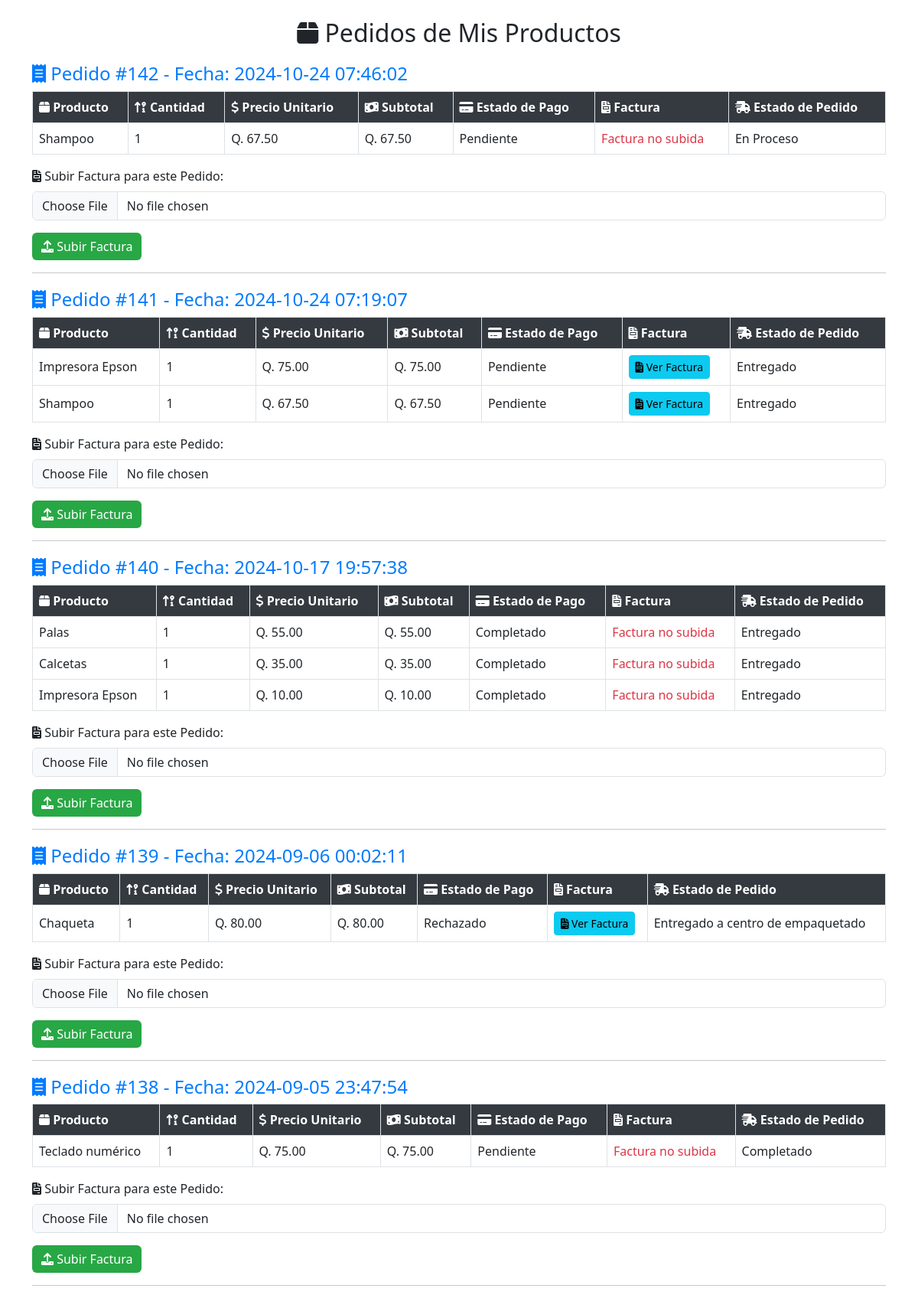
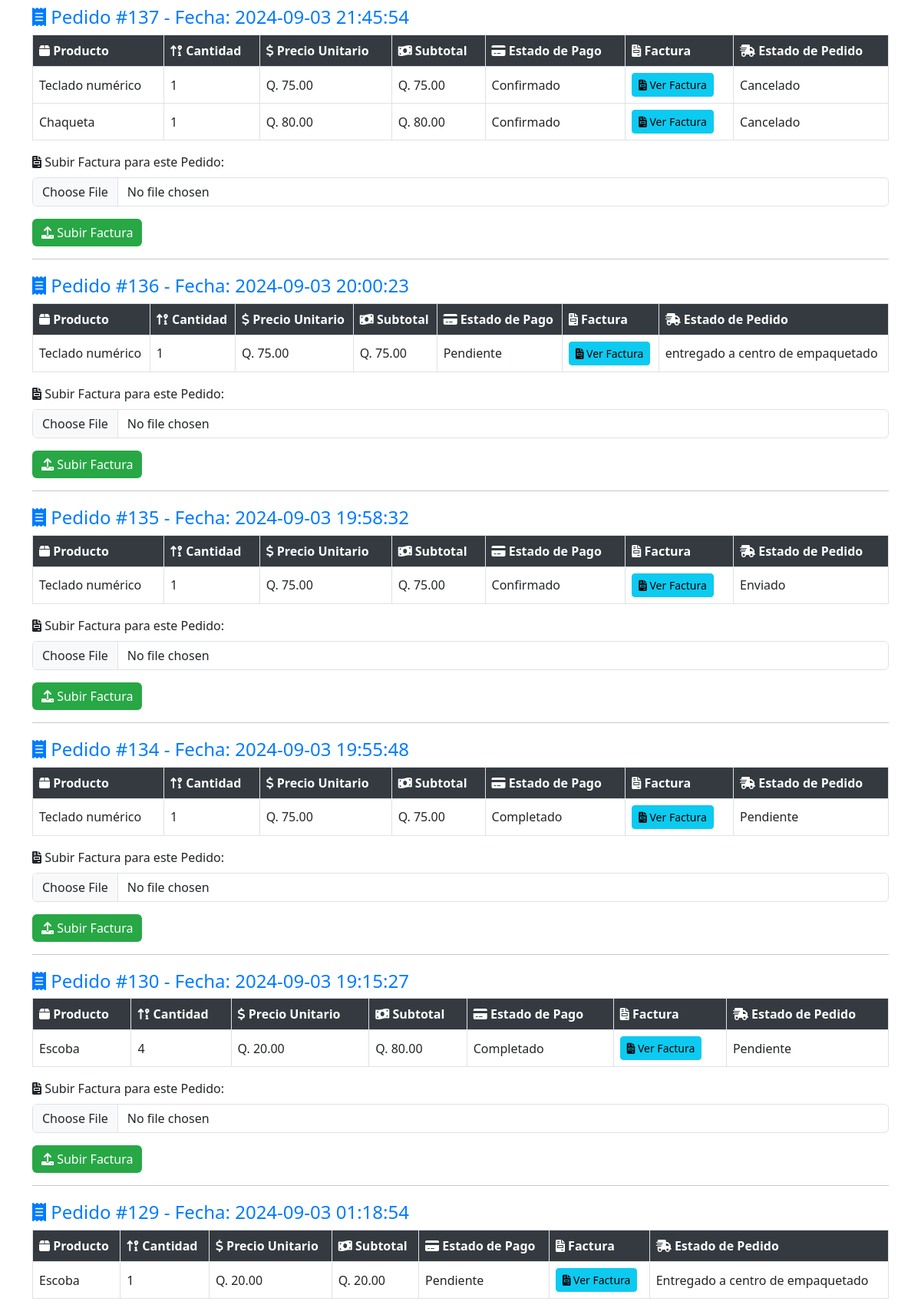
The page /public/emprendedor/ver_pedidos.php (signed in, upper part) on the database its author committed (2 pictures, top to bottom).
### tables this page shows
CREATE TABLE `detalle_pedido` (
  `id_detalle_pedido` int(11) NOT NULL AUTO_INCREMENT,
  `id_pedido` int(11) NOT NULL,
  `id_producto` int(11) NOT NULL,
  `id_emprendedor` int(11) NOT NULL,
  `cantidad` int(11) NOT NULL,
  `precio_unitario` decimal(10,2) NOT NULL,
  `subtotal` decimal(10,2) NOT NULL,
  `nombre_producto` varchar(255) DEFAULT NULL,
  `factura_emprendedor` varchar(255) DEFAULT NULL,
  `descuento_aplicado` decimal(5,2) DEFAULT 0.00,
  PRIMARY KEY (`id_detalle_pedido`)
);

CREATE TABLE `pedido` (
  `id_pedido` int(11) NOT NULL AUTO_INCREMENT,
  `id_cliente` int(11) NOT NULL,
  `id_vendedor` int(11) DEFAULT NULL,
  `fecha_pedido` datetime NOT NULL,
  `fecha_limite` datetime DEFAULT NULL,
  `estado_pedido` varchar(50) NOT NULL,
  `direccion_envio` text DEFAULT NULL,
  `telefono_contacto` varchar(20) DEFAULT NULL,
  PRIMARY KEY (`id_pedido`)
);

CREATE TABLE `pago` (
  `id_pago` int(11) NOT NULL AUTO_INCREMENT,
  `id_pedido` int(11) DEFAULT NULL,
  `metodo_pago` varchar(255) DEFAULT NULL,
  `monto` decimal(10,2) NOT NULL,
  `fecha_pago` timestamp NOT NULL DEFAULT current_timestamp(),
  `estado_pago` varchar(50) DEFAULT NULL,
  `imagen_comprobante` varchar(255) DEFAULT NULL,
  `id_factura` int(11) DEFAULT NULL,
  PRIMARY KEY (`id_pago`),
  KEY `fk_pago_pedido` (`id_pedido`),
  KEY `fk_pago_factura` (`id_factura`),
  CONSTRAINT `fk_pago_factura` FOREIGN KEY (`id_factura`) REFERENCES `factura` (`id_factura`) ON DELETE SET NULL,
  CONSTRAINT `fk_pago_pedido` FOREIGN KEY (`id_pedido`) REFERENCES `pedido` (`id_pedido`) ON DELETE CASCADE
);

### public/emprendedor/ver_pedidos.php (the view, shortened to what this page needs)
<?php
$database = new Database();
$db = $database->getConnection();
$id_emprendedor = $_SESSION['id_emprendedor'];
$query = "
    SELECT
        p.id_pedido,
        p.fecha_pedido,
        dp.id_producto,
        dp.nombre_producto,
        dp.cantidad,
        dp.precio_unitario,
        dp.subtotal,
        pa.estado_pago,
        p.estado_pedido,
        dp.factura_emprendedor
    FROM
        detalle_pedido dp
    JOIN
        pedido p ON dp.id_pedido = p.id_pedido
    JOIN
        pago pa ON p.id_pedido = pa.id_pedido
    WHERE
        dp.id_emprendedor = :id_emprendedor
    ORDER BY
        p.fecha_pedido DESC, p.id_pedido ASC";
$stmt = $db->prepare($query);
$stmt->bindParam(':id_emprendedor', $id_emprendedor);
$stmt->execute();
$pedidos = $stmt->fetchAll(PDO::FETCH_ASSOC);
?>
<!DOCTYPE html>
<html lang="es">
<head>
    <link href="https://cdn.jsdelivr.net/npm/bootstrap@5.3.0/dist/css/bootstrap.min.css" rel="stylesheet">
    <link rel="stylesheet" href="https://cdnjs.cloudflare.com/ajax/libs/font-awesome/6.0.0-beta3/css/all.min.css">
</head>
<body>
    <div class="container mt-4">
        <h2><i class="fas fa-box"></i> Pedidos de Mis Productos</h2>
        <?php if (empty($pedidos)): ?>
            <script>
                Swal.fire({
                    icon: 'info',
                    title: 'Sin pedidos',
                    text: 'No tienes pedidos pendientes.',
                    confirmButtonText: 'Aceptar'
                });
            </script>
        <?php else: ?>
            <div class="scroll-container">
                <?php
                $pedido_actual = null;
                foreach ($pedidos as $pedido):
                    if ($pedido_actual !== $pedido['id_pedido']):
                        if ($pedido_actual !== null):
                            echo '</tbody></table>';
                            echo '<form action="subir_factura.php" method="POST" enctype="multipart/form-data">
                                    <input type="hidden" name="id_pedido" value="' . htmlspecialchars($pedido_actual) . '">
                                    <div class="mb-3">
                                        <label for="factura" class="form-label"><i class="fas fa-file-invoice"></i> Subir Factura para este Pedido:</label>
                                        <input type="file" class="form-control" id="factura" name="factura" required>
                                    </div>
                                    <button type="submit" class="btn btn-success"><i class="fas fa-upload"></i> Subir Factura</button>
                                </form><hr>';
                        endif;
                        $pedido_actual = $pedido['id_pedido'];
                ?>
                        <h4><i class="fas fa-receipt"></i> Pedido #<?php echo htmlspecialchars($pedido['id_pedido']); ?> - Fecha: <?php echo htmlspecialchars($pedido['fecha_pedido']); ?></h4>
                        <table class="table table-bordered">
                            <thead>
                                <tr>
                                    <th><i class="fas fa-box"></i> Producto</th>
                                    <th><i class="fas fa-sort-numeric-up-alt"></i> Cantidad</th>
                                    <th><i class="fas fa-dollar-sign"></i> Precio Unitario</th>
                                    <th><i class="fas fa-money-bill-wave"></i> Subtotal</th>
                                    <th><i class="fas fa-credit-card"></i> Estado de Pago</th>
                                    <th><i class="fas fa-file-invoice"></i> Factura</th>
                                    <th><i class="fas fa-shipping-fast"></i> Estado de Pedido</th>
                                </tr>
                            </thead>
                            <tbody>
                            <?php endif; ?>
                            <tr>
                                <td><?php echo htmlspecialchars($pedido['nombre_producto']); ?></td>
                                <td><?php echo htmlspecialchars($pedido['cantidad']); ?></td>
                                <td>Q. <?php echo number_format($pedido['precio_unitario'], 2); ?></td>
                                <td>Q. <?php echo number_format($pedido['subtotal'], 2); ?></td>
                                <td><?php echo htmlspecialchars($pedido['estado_pago']); ?></td>
                                <td>
                                    <?php if (!empty($pedido['factura_emprendedor'])): ?>
                                        <a href="../../uploads/facturas_emprendedores/<?php echo htmlspecialchars($pedido['factura_emprendedor']); ?>" target="_blank" class="btn btn-info btn-sm">
                                            <i class="fas fa-file-invoice"></i> Ver Factura
                                        </a>
                                    <?php else: ?>
                                        <span class="text-danger">Factura no subida</span>
                                    <?php endif; ?>
                                </td>
                                <td><?php echo htmlspecialchars($pedido['estado_pedido']); ?></td>
                            </tr>
                        <?php
                    endforeach;
                    echo '</tbody></table>';
                        ?>
            </div>
        <?php endif; ?>
    </div>
</body>
</html>

### public/emprendedor/ver_pedidos.php (style rules this page uses)
h2 { text-align: center; margin-bottom: 20px; }
h4 { color: #007bff; margin-top: 20px; }
.table th, .table td { vertical-align: middle; }
.table thead th { background-color: #343a40; color: white; }
.btn-success { background-color: #28a745; border: none; }

### rows shown on the page
detalle_pedido: id_pedido.id_pedido "142", id_pedido.fecha_pedido "2024-10-24 07:46:02", nombre_producto "Shampoo", cantidad "1", precio_unitario "67.50", subtotal "67.50", pago.estado_pago "Pendiente", shows "Factura no subida", id_pedido.estado_pedido "En Proceso"
detalle_pedido: id_pedido.id_pedido "141", id_pedido.fecha_pedido "2024-10-24 07:19:07", nombre_producto "Impresora Epson", cantidad "1", precio_unitario "75.00", subtotal "75.00", pago.estado_pago "Pendiente", id_pedido.estado_pedido "Entregado"
detalle_pedido: nombre_producto "Shampoo", cantidad "1", precio_unitario "67.50", subtotal "67.50", pago.estado_pago "Pendiente", id_pedido.estado_pedido "Entregado"
detalle_pedido: id_pedido.id_pedido "140", id_pedido.fecha_pedido "2024-10-17 19:57:38", nombre_producto "Palas", cantidad "1", precio_unitario "55.00", subtotal "55.00", pago.estado_pago "Completado", shows "Factura no subida", id_pedido.estado_pedido "Entregado"
detalle_pedido: nombre_producto "Calcetas", cantidad "1", precio_unitario "35.00", subtotal "35.00", pago.estado_pago "Completado", shows "Factura no subida", id_pedido.estado_pedido "Entregado"
detalle_pedido: nombre_producto "Impresora Epson", cantidad "1", precio_unitario "10.00", subtotal "10.00", pago.estado_pago "Completado", shows "Factura no subida", id_pedido.estado_pedido "Entregado"
detalle_pedido: id_pedido.id_pedido "139", id_pedido.fecha_pedido "2024-09-06 00:02:11", nombre_producto "Chaqueta", cantidad "1", precio_unitario "80.00", subtotal "80.00", pago.estado_pago "Rechazado", id_pedido.estado_pedido "Entregado a centro de empaquetado"
detalle_pedido: id_pedido.id_pedido "138", id_pedido.fecha_pedido "2024-09-05 23:47:54", nombre_producto "Teclado numérico", cantidad "1", precio_unitario "75.00", subtotal "75.00", pago.estado_pago "Pendiente", shows "Factura no subida", id_pedido.estado_pedido "Completado"
detalle_pedido: id_pedido.id_pedido "137", id_pedido.fecha_pedido "2024-09-03 21:45:54", nombre_producto "Teclado numérico", cantidad "1", precio_unitario "75.00", subtotal "75.00", pago.estado_pago "Confirmado", id_pedido.estado_pedido "Cancelado"
detalle_pedido: nombre_producto "Chaqueta", cantidad "1", precio_unitario "80.00", subtotal "80.00", pago.estado_pago "Confirmado", id_pedido.estado_pedido "Cancelado"
detalle_pedido: id_pedido.id_pedido "136", id_pedido.fecha_pedido "2024-09-03 20:00:23", nombre_producto "Teclado numérico", cantidad "1", precio_unitario "75.00", subtotal "75.00", pago.estado_pago "Pendiente", id_pedido.estado_pedido "entregado a centro de empaquetado"
detalle_pedido: id_pedido.id_pedido "135", id_pedido.fecha_pedido "2024-09-03 19:58:32", nombre_producto "Teclado numérico", cantidad "1", precio_unitario "75.00", subtotal "75.00", pago.estado_pago "Confirmado", id_pedido.estado_pedido "Enviado"
detalle_pedido: id_pedido.id_pedido "134", id_pedido.fecha_pedido "2024-09-03 19:55:48", nombre_producto "Teclado numérico", cantidad "1", precio_unitario "75.00", subtotal "75.00", pago.estado_pago "Completado", id_pedido.estado_pedido "Pendiente"
detalle_pedido: id_pedido.id_pedido "130", id_pedido.fecha_pedido "2024-09-03 19:15:27", nombre_producto "Escoba", cantidad "4", precio_unitario "20.00", subtotal "80.00", pago.estado_pago "Completado", id_pedido.estado_pedido "Pendiente"
detalle_pedido: id_pedido.id_pedido "129", id_pedido.fecha_pedido "2024-09-03 01:18:54", nombre_producto "Escoba", cantidad "1", precio_unitario "20.00", subtotal "20.00", pago.estado_pago "Pendiente", id_pedido.estado_pedido "Entregado a centro de empaquetado"
